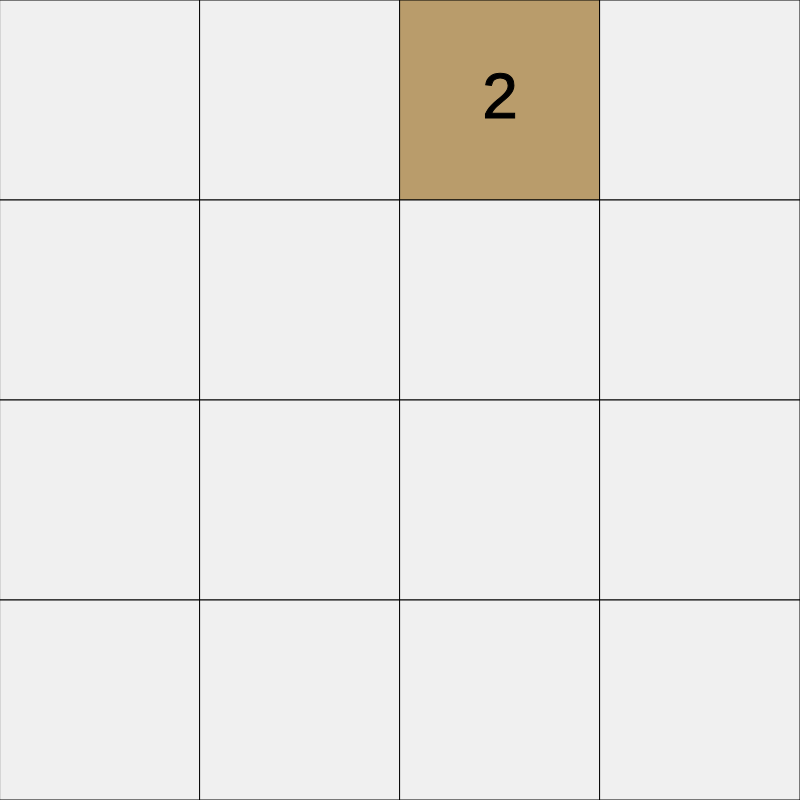
Frame 1 (no input)
Frame 60 (no input): identical to frame 1, image omitted
Frame 120 (the mouse pressed at the canvas centre since frame 60): identical to frame 1, image omitted

The p5.js sketch that drew this single still picture (run headless with seeded random() and noise() and a simulated clock; from frame 60 on, the mouse is pressed at the canvas centre):

// p5.js sketch
// ── sketch.js
let newGame;
let oddsOfTwo = [3,4]; //Determines the odds that a 2-valued tile wil be generated.  e.g. [3,4] represents a three/four chance.
let oddsOfFour = [oddsOfTwo[1]-oddsOfTwo[0],oddsOfTwo[1]]; //The odds that a 4-valued tile will be generated.
let colorResolve;
let gameOverState = [];
let gameboardDimensions = 800; //The size of the full board
let tileDimensions = gameboardDimensions/4; //The size of an individual tile
let textDisplay;
let gridDisplay;

//randomly chooses either a two or a four based on the above odds.
function twoOrFour(){
	let oddsArray = [];
	for(i=0;i<oddsOfTwo[0];i++){
		oddsArray.push(2);
	}
	for(i=0;i<oddsOfFour[0];i++){
		oddsArray.push(4);
	}
	return random(oddsArray);
}

//Takes an array of tiles in 'array' and returns an array of their values
function arrayValues(array){
	const	input = array;
	let output = [];
		for(let j=0;j<4;j++){
			output.push(input[j].value);
		}
	return output;
}

//Takes a four-item array (of numbers) and checks if the array has zeroes in between two nonzero values.
//Useful to tell if the array can/needs to be shifted.
function arrayHasMiddleZeroes(options){
	const tempArray = options
	let whiteSpace = false;
	let nonzero = false;
	let workingArray  = new Int32Array(arrayValues(tempArray));
	if(workingArray.some((element, index, array) => element != 0)){
			nonzero = true;
	}
	if(nonzero && workingArray[0] == 0){
		whiteSpace = true;
	}else{
		if(workingArray.slice(1,4).some((element, index, array) => element != 0)){
				nonzero = true;
		}else{
			nonzero = false;
		}
		if(nonzero && workingArray[1] == 0){
			whiteSpace = true;
		}else{
			if(workingArray[2] != 0){
				whiteSpace = false;
			}else if(workingArray[2] == 0 && workingArray[3] != 0){
				whiteSpace = true;
			}
			}
		}
		return whiteSpace;
}

//Transposes a 4x4 matrix of any type
function transpose(array){
	let output = [[],[],[],[]];
	for(let p=0;p<array.length;p++){
		for(let q=0;q<array.length;q++){
			output[p].push(array[q][p]);
		}
	}
	return output;
}

//The primary function called when an action is executed.
//Takes an argument 'options' which references a particular direction.
//Will transpose and/or reverse based on options
//Returns a 4x4 array of a compressed game state
function updateBoardState(options){
	if(options.direction == "up"){
		const currentState = options.array;
		var choosenState = currentState;
	}else if(options.direction == "down"){
		const reverseCurrentState = arrayReverse(options.array);
		var choosenState = reverseCurrentState;
	}else if(options.direction == "left"){
		const inverseState = transpose(options.array);
		var choosenState = inverseState;
	}else if(options.direction == "right"){
		const inverseReverseState = arrayReverse(transpose(options.array));
		var choosenState = inverseReverseState;
	}
	for(let i=0;i<4;i++){
		if(arrayHasMiddleZeroes(choosenState[i])){
			choosenState[i] = arrayShift(choosenState[i]);
		}
		for(let j=0;j<3;j++){
			if(choosenState[i][j].value == choosenState[i][j+1].value){
				choosenState[i][j] = new tile(choosenState[i][j].value + choosenState[i][j+1].value);
				choosenState[i][j+1].clear();
			}
			if(arrayHasMiddleZeroes(choosenState[i])){
				choosenState[i] = arrayShift(choosenState[i]);
			}
		}
	}
	if(options.direction == "up"){
		var output = choosenState;
	}else if(options.direction == "down"){
		var output = arrayReverse(choosenState);
	}else if(options.direction == "left"){
		var output = transpose(choosenState);
	}else if(options.direction == "right"){
		var output = transpose(arrayReverse(choosenState));
	}
	return output;
}

//Reverses the collumns of a 4x4 array of any type.
function arrayReverse(array){
	const input = array;
	let output = [];
	for(let h=0;h<4;h++){
		output.push(input[h].reverse());
	}
	return output;
}

//Shifts tiles such that the spaces that contain zero are replaced with the relevant index.
//Takes an array of four values, returns a shifted 4x1 array
function arrayShift(array){
	const input = array;
	let workingArray = [];
	for(let l = 0;l<input.length;l++){
		workingArray.push(input[l].value);
	}
	let counter = 0;
	for(let x=0;x<input.length;x++){
		if(workingArray[x] == 0){
			counter++;
		}
	}
	for(let j=0;j<counter;j++){
		workingArray.splice(workingArray.indexOf(0),1);
		workingArray.push(0);
	}
	let output = [];
	for(let k=0;k<workingArray.length;k++){
		output[k] = new tile(workingArray[k]);
	}
	return output;
}

//The primary gameboard constructor
function gameboard(){
	this.grid = [[],[],[],[]];
	for(array in this.grid){
		for(i=0;i<4;i++){
			this.grid[i].push(new tile(0));
		}
	}
	this.grid[Math.floor(random(0,4))][Math.floor(random(0,4))] = new tile();
	//Generates new zero-tiles in random available spots
	this.generate = () => {
		if(this.whitespace()){
			let positionsOfZero = [];
			for(let z=0;z<4;z++){
				for(let x=0;x<4;x++){
					if(this.grid[z][x].value == 0){
						positionsOfZero.push([z,x]);
					}
				}
			}
				let randomPosition = random(positionsOfZero);
				this.grid[randomPosition[0]][randomPosition[1]] = new tile();
		}
	}
	//The number of zero-tiles in this.grid
		this.whitespace = () => {
			let output = 0;
			for(let p=0;p<4;p++){
				for(let q=0;q<4;q++){
					if(this.grid[p][q].value == 0){
						output++;
					}
				}
			}
			return output;
		}
	//Returns true or false given the avaible moves on the board
	this.hasMoves = () => {
		if(this.whitespace() == 0){
			for(let x=0;x<3;x++){
				for(let y=0;y<3;y++){
					if(this.grid[x][y].value == this.grid[x][y + 1].value){
						return true;
					}
					if(this.grid[x][y] == this.grid[x + 1][y].value){
						return true;
					}
				}
				if(this.grid[x][3].value == this.grid[x+1][3].value){
					return true;
				}
				if(this.grid[3][x].value == this.grid[3][x+1].value){
					return true;
				}
				if(this.grid[2][x].value == this.grid[3][x].value){
					return true;
				}
				if(this.grid[0][x].value == this.grid[1][x].value){
					return true;
				}
			}
			let tempGameOverState = [];
			for(let p=0;p<4;p++){
				for(let e=0;e<4;e++){
					tempGameOverState.push(this.grid[p][e].value);
				}
			}
			gameOverState = tempGameOverState.toString();
			return false;
	}else{
		return true;
	}
}
//The primary command execution
	this.action = (options) => {
		let tempConfig = [];
		for(let no=0;no<4;no++){
			for(let u=0;u<4;u++){
				tempConfig.push(this.grid[no][u].value);
			}
		}
		const pastConfig = tempConfig.toString();
		this.grid = updateBoardState({array:this.grid,direction:options.direction});
		tempConfig = [];
		for(let o=0;o<4;o++){
			for(let k=0;k<4;k++){
				tempConfig.push(this.grid[o][k].value);
			}
		}
		const currentConfig = tempConfig.toString();
		if(pastConfig != currentConfig){
			setTimeout(()=>this.generate(),100);
		}
	}
	this.totalScore = () => {
		let output = 0;
		for(let lm=0;lm<4;lm++){
			for(let ao=0;ao<4;ao++){
				output += this.grid[lm][ao].value;
			}
		}
		return output;
	}
	this.clear = () => {
		for(let lm=0;lm<4;lm++){
			for(let ao=0;ao<4;ao++){
				this.grid[lm][ao].clear();
			}
		}
	}
}

//The tiles that are instanciated in the above gameboard constructor's this.grid.
function tile(init){
	if(init === undefined){
		this.value = twoOrFour();
	}else{
		this.value = init;
	}
	this.add = (num) => this.value += num;
	this.clear = () => this.value = 0;
	this.merge = t => new tile(this.value + t.value);
}

//p5 setup function
function setup() {
	textDisplay = createP();
	textDisplay.style('text-align','center');
	textDisplay.style('font-size',"3em");
	textDisplay.style('font-family','Lucida Console');
	textDisplay.style('left','50%');

	//The colors of different valued tiles
	colorResolve = {
		"2":color(185,156,107),
		"4":color(219,202,105),
		"8":color(213,117,0),
		"16":color(143,59,27),
		"32":color(189,208,156),
		"64":color(102,141,60),
		"128":color(64,79,36),
		"256":color(163,173,184),
		"512":color(131,146,159),
		"1024":color(78,97,114),
		"2048":color(255,76,255),
		"4096":color(204,0,204),
		"8192":color(127,38,127),
		"16384":color(138,215,243),
		"32768":color(64,193,241),
		"65536":color(30,91,113)
	};
	gridDisplay = createCanvas(gameboardDimensions, gameboardDimensions);
	newGame = new gameboard();
	gridDisplay.style('margin-left',(windowWidth - gameboardDimensions)/2 + 'px');
	let resetButton = createButton("Reset");
	resetButton.mousePressed( () => {
		newGame.clear();
		newGame.generate();
		loop();
	});
	resetButton.position(gameboardDimensions/3,.5*windowHeight + gameboardDimensions/3);
	resetButton.style('left','25%');
	resetButton.style('top','85%');

}

//[p5] Execute the relevant action given keyboard input
function keyPressed(){
	const printLn2 = newGame;
	if(keyCode === UP_ARROW){
		newGame.action({direction:"up"});
	}else if(keyCode === RIGHT_ARROW){
		newGame.action({direction:"right"});
	}else if(keyCode === LEFT_ARROW){
		newGame.action({direction:"left"});
	}else if(keyCode === DOWN_ARROW){
		newGame.action({direction:"down"});
	}
}

//[p5] Redraw the canvas
function draw() {
	gridDisplay.style('margin-left',(windowWidth - gameboardDimensions)/2 + 'px');

	textDisplay.html(`Total Score: ${newGame.totalScore()}`)
	if(newGame.hasMoves()){
		stroke(0);
		textAlign(CENTER,CENTER);
		textSize(64);
		for(cols in newGame.grid){
			for(rows in newGame.grid[cols]){
				if(!(colorResolve[newGame.grid[cols][rows].value.toString()]===undefined)){
					fill(colorResolve[newGame.grid[cols][rows].value.toString()]);
					rect(cols*tileDimensions,rows*tileDimensions,tileDimensions,tileDimensions);
					fill(0);
					text(newGame.grid[cols][rows].value,cols*tileDimensions + tileDimensions/2, rows*tileDimensions + tileDimensions/2);
				}else{
					fill(240);
					rect(cols*tileDimensions,rows*tileDimensions,tileDimensions,tileDimensions);
				}
			}
		}
	}else{
		let finalGrid = gameOverState.split(",");
		let preTileGrid = [];
		for(let j=0;j<4;j++){
				preTileGrid.push(finalGrid.slice(4*j,4*j+4));
		}
		for(let a=0;a<4;a++){
			for(let b=0;b<4;b++){
				newGame.grid[a][b] = new tile(preTileGrid[a][b]);
			}
		}
		stroke(0);
		textAlign(CENTER,CENTER);
		textSize(64);
		for(cols in newGame.grid){
			for(rows in newGame.grid[cols]){
				if(!(colorResolve[newGame.grid[cols][rows].value.toString()]===undefined)){
					fill(colorResolve[newGame.grid[cols][rows].value.toString()]);
					rect(cols*tileDimensions,rows*tileDimensions,tileDimensions,tileDimensions);
					fill(0);
					text(newGame.grid[cols][rows].value,cols*tileDimensions + tileDimensions/2, rows*tileDimensions + tileDimensions/2);
				}else{
					fill(240);
					rect(cols*tileDimensions,rows*tileDimensions,tileDimensions,tileDimensions);
				}
			}
		}
		fill('rgba(255,204,0,.4)');
		rect(0,0,width,height);
		fill(0);
		text("Game over!", gameboardDimensions/2, gameboardDimensions/2);
		noLoop();
	}

}
